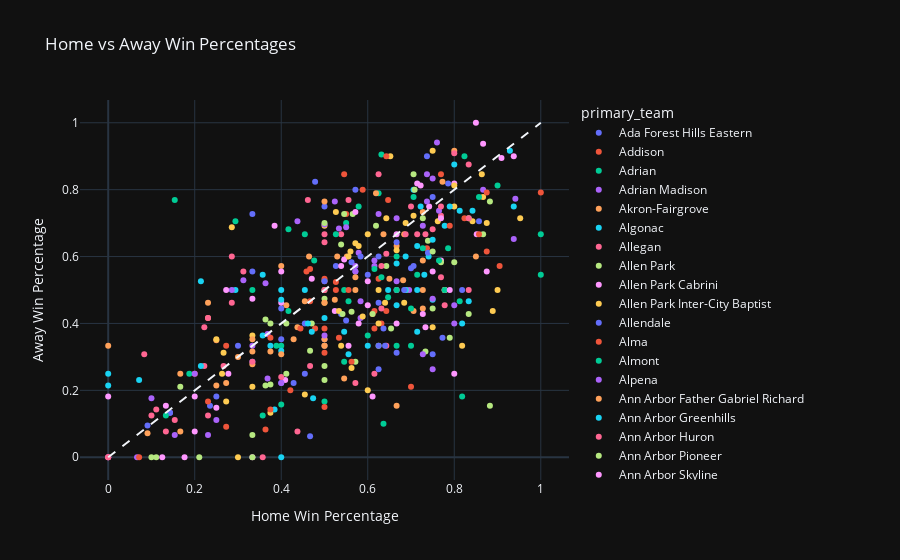

Notebook code cell kept with this figure:
### Code cell
# create a scatter plot of home win percentages against away win percentages for the teams with at least 20 games:

# Filter the data to only include teams that have played at least 20 games
df_filtered = df[df['games'] >= 20]

# Plotly Express Scatter Plot
fig = px.scatter(df_filtered,
                 x='home_win_pct',
                 y='away_win_pct',
                 color='primary_team',
                 labels={
                     'home_win_pct': 'Home Win Percentage',
                     'away_win_pct': 'Away Win Percentage'},
                 title='Home vs Away Win Percentages',
                 template='plotly_dark', # use dark theme
                 color_continuous_scale=px.colors.diverging.RdYlBu) # color blind friendly color scale

# Add a diagonal line to represent equal home and away win percentages
fig.add_shape(
    type='line', line=dict(dash='dash'),
    x0=0, x1=1, y0=0, y1=1
)

fig.show()
